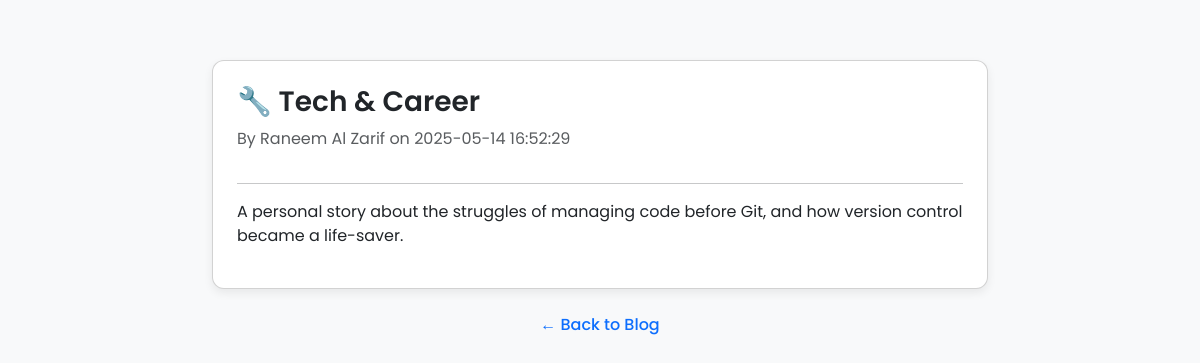
The app's page /view_post.php?id=8 with its own data.
### tables this page shows
CREATE TABLE `posts` (
  `id` int(11) NOT NULL,
  `title` varchar(255) NOT NULL,
  `content` text NOT NULL,
  `author_id` int(11) NOT NULL,
  `created_at` timestamp NOT NULL DEFAULT current_timestamp()
);

CREATE TABLE `users` (
  `id` int(11) NOT NULL,
  `username` varchar(50) NOT NULL,
  `password` varchar(255) NOT NULL
);

### view_post.php (the view, shortened to what this page needs)
<?php
require_once 'connection.php';
$post_id = isset($_GET['id']) ? (int) $_GET['id'] : 0;
$stmt = $conn->prepare("
    SELECT posts.title, posts.content, posts.created_at, users.username
    FROM posts
    JOIN users ON posts.author_id = users.id
    WHERE posts.id = ?
");
$stmt->bind_param("i", $post_id);
$stmt->execute();
$result = $stmt->get_result();
$post = $result->fetch_assoc();
?>
<!DOCTYPE html>
<html lang="en">
<head>
    <link href="https://cdn.jsdelivr.net/npm/bootstrap@5.3.3/dist/css/bootstrap.min.css" rel="stylesheet">
</head>
<body>
<div class="container">
    <div class="card p-4">
        <h2 class="card-title"><?php echo htmlspecialchars($post['title']); ?></h2>
        <p class="text-muted mb-3">By <?php echo htmlspecialchars($post['username']); ?> on <?php echo $post['created_at']; ?></p>
        <hr>
        <p style="white-space: pre-wrap;"><?php echo nl2br(htmlspecialchars($post['content'])); ?></p>
    </div>
    <div class="text-center mt-4">
        <a href="index.php" class="back-link">&larr; Back to Blog</a>
    </div>
</div>
</body>
</html>

### view_post.php (style rules this page uses)
body { background-color: #f8f9fa; font-family: 'Poppins', sans-serif; }
.container { max-width: 800px; margin: 60px auto; }
.card { border-radius: 12px; box-shadow: 0 4px 10px rgba(0,0,0,0.07); }
.card-title { font-size: 1.75rem; font-weight: 600; }
.back-link { text-decoration: none; font-weight: 500; color: #0d6efd; }

### records on screen
posts: title "🔧 Tech & Career", author.username "Raneem Al Zarif", created_at "2025-05-14 16:52:29", content "A personal story about the struggles of managing code before Git, and how version control became a life-saver."
